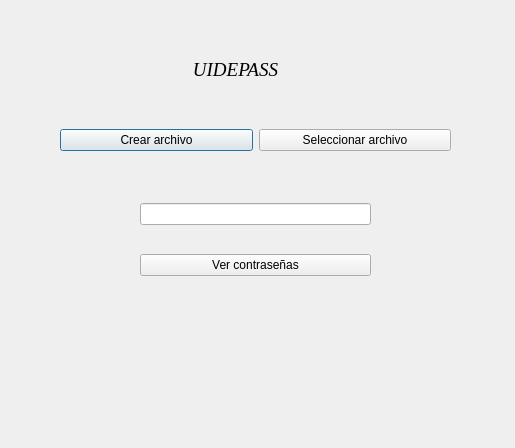
<?xml version="1.0" encoding="UTF-8"?>
<ui version="4.0">
 <class>VentanaPrincipal</class>
 <widget class="QDialog" name="VentanaPrincipal">
  <property name="geometry">
   <rect>
    <x>0</x>
    <y>0</y>
    <width>515</width>
    <height>448</height>
   </rect>
  </property>
  <property name="windowTitle">
   <string>Dialog</string>
  </property>
  <widget class="QLabel" name="label">
   <property name="geometry">
    <rect>
     <x>150</x>
     <y>60</y>
     <width>171</width>
     <height>20</height>
    </rect>
   </property>
   <property name="font">
    <font>
     <family>Georgia</family>
     <pointsize>14</pointsize>
     <italic>true</italic>
     <bold>false</bold>
    </font>
   </property>
   <property name="text">
    <string>UIDEPASS</string>
   </property>
   <property name="alignment">
    <set>Qt::AlignCenter</set>
   </property>
  </widget>
  <widget class="QWidget" name="horizontalLayoutWidget">
   <property name="geometry">
    <rect>
     <x>60</x>
     <y>100</y>
     <width>391</width>
     <height>80</height>
    </rect>
   </property>
   <layout class="QHBoxLayout" name="horizontalLayout">
    <item>
     <widget class="QPushButton" name="btn_crear_archivo">
      <property name="text">
       <string>Crear archivo</string>
      </property>
     </widget>
    </item>
    <item>
     <widget class="QPushButton" name="btn_seleccionar_archivo">
      <property name="text">
       <string>Seleccionar archivo</string>
      </property>
     </widget>
    </item>
   </layout>
  </widget>
  <widget class="QWidget" name="verticalLayoutWidget">
   <property name="geometry">
    <rect>
     <x>140</x>
     <y>180</y>
     <width>231</width>
     <height>121</height>
    </rect>
   </property>
   <layout class="QVBoxLayout" name="verticalLayout">
    <item>
     <widget class="QLineEdit" name="input_contrasena_principal"/>
    </item>
    <item>
     <widget class="QPushButton" name="btn_ver_contrasenas">
      <property name="text">
       <string>Ver contraseñas</string>
      </property>
     </widget>
    </item>
   </layout>
  </widget>
 </widget>
 <resources/>
 <connections/>
</ui>
